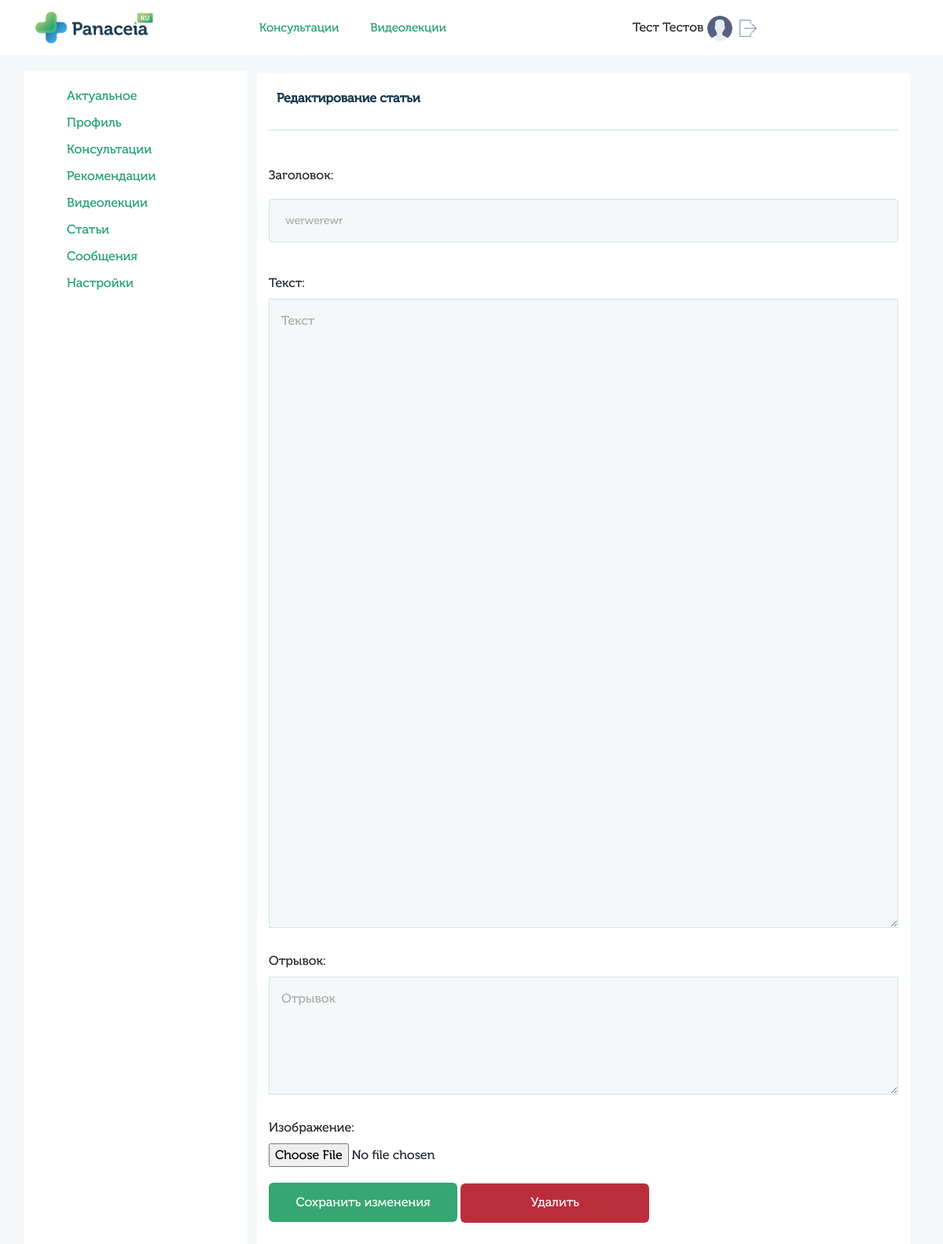
The app's page /profile/article_edit/15/ (signed in), older data.
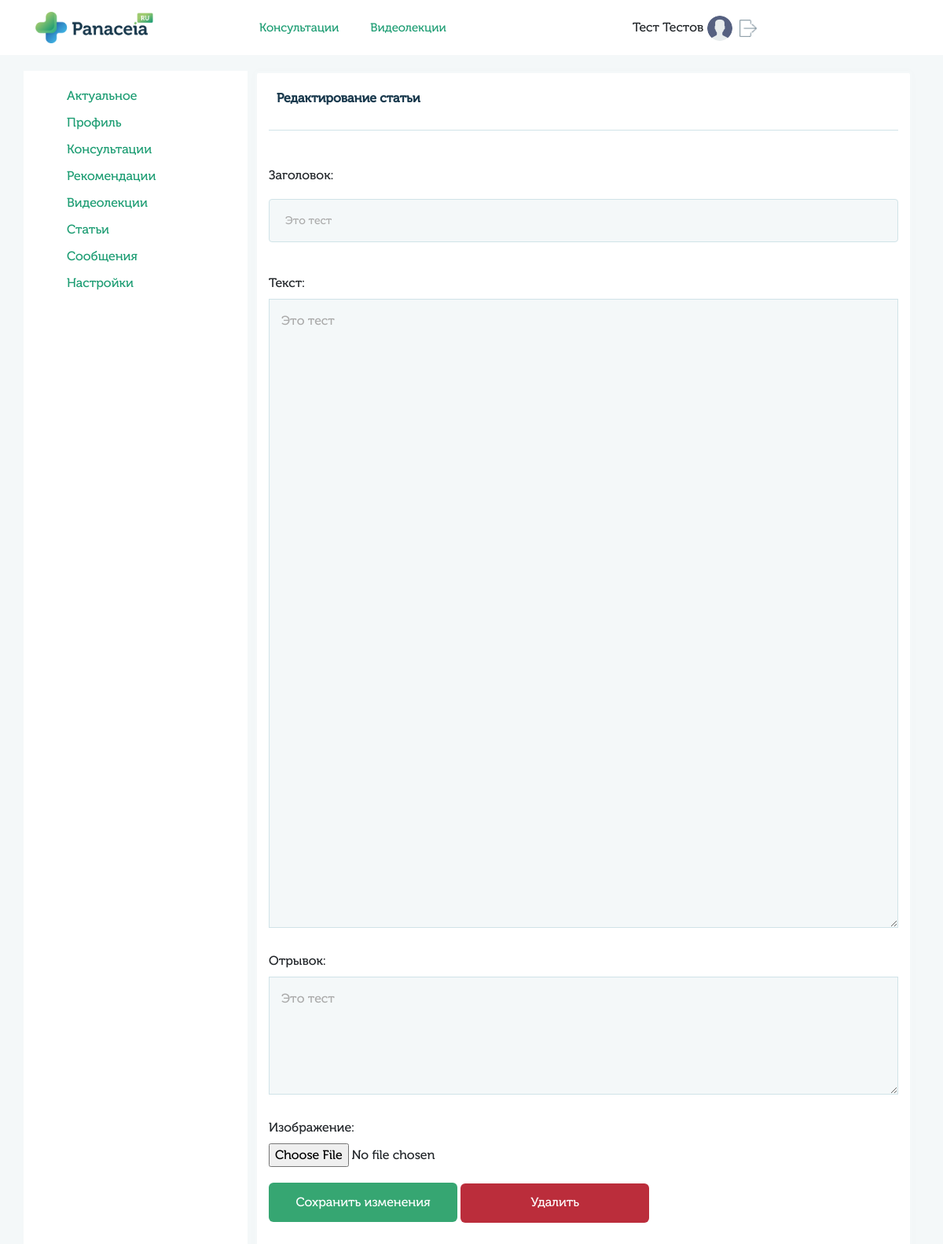
The same page, newer data.
### blog/models.py (models this page shows, shortened)
class Article(models.Model):
    title = models.CharField(blank=True, max_length=100, verbose_name='Заголовок')
    slug = models.SlugField(blank=True, max_length=100, unique=True)
    text = HTMLField(blank=True, max_length=10000, verbose_name='Текст')
    preview = models.TextField(blank=True, max_length=500, verbose_name='Отрывок')
    image = models.ImageField(blank=True, upload_to='images/blog', verbose_name='Изображение')
    date = models.DateTimeField(default=timezone.now, verbose_name='Дата')
    user = models.IntegerField(blank=True, verbose_name='Автор', default=1)
    status_list = [
        ('new', 'Новая'),
        ('review', 'Рассмотрение'),
        ('success', 'Одобрено'),
        ('reject', 'Отказ'),
        ('archive', 'Архив'),
    ]
    status = models.CharField(blank=True, null=True, max_length=11, choices=status_list, verbose_name='Статус')
    class Meta:
        verbose_name = 'Статья'
        verbose_name_plural = 'Статьи'

### blog/views.py (the view)
# urls.py: path('profile/article_edit/<slug:slug>/', blog_views.edit_article_view, name='edit_article'),
@login_required
def edit_article_view(request, slug):
    user_profile = UserMain.objects.get(user=request.user)
    article = get_object_or_404(Article, pk=slug)
    if request.POST:
        form = ArticleForm(request.POST, request.FILES, instance=article)
        if form.is_valid():
            form.save()
            return HttpResponseRedirect(reverse('save_article_success'))
    form = ArticleForm(request.POST or None, instance=article, initial={'article_id': article.id})
    data = {
        'title': 'Редактирование статьи',
        'user_profile': user_profile,
        'form': form,
    }
    return render(request, 'profile/article_edit.html', data)

### blog/forms.py
class ArticleForm(forms.ModelForm):
    title = forms.CharField(
        min_length=3,
        max_length=100,
        required=True,
        label='Заголовок',
    )
    text = forms.CharField(
        widget=forms.Textarea,
        min_length=3,
        max_length=10000,
        required=True,
        label='Текст',
    )
    preview = forms.CharField(
        widget=forms.Textarea,
        min_length=3,
        max_length=500,
        required=True,
        label='Отрывок',
    )
    image = forms.ImageField(
        required=False,
        label='Изображение'
    )
    user = forms.CharField(widget=forms.HiddenInput(), required=False)
    article_id = forms.CharField(widget=forms.HiddenInput(), required=False)
    status = forms.CharField(widget=forms.HiddenInput(), required=False)
    class Meta:
        model = Article
        fields = ['title', 'text', 'preview', 'image', 'user', 'status']

### templates/profile/article_edit.html (shortened to what this page needs)
{% extends "base_generic.html" %}
{% block content %}
{% load static %}
<div class="col-md-9 px-4">
    <div class="row">
        <div class="col-md-12 block-info">
            <div class="row">
                <div class="col-md-5">
                    <h4>Редактирование статьи</h4>
                </div>
            </div>
            <div class="line"></div>
            <div class="row">
                <form action="" class="edit-article-form article-form" method="POST" enctype="multipart/form-data">
                    {{ form }}
                    <div class="btn-wrap">
                        <button type="submit" name="button">Сохранить изменения</button>
                        <a href="{% url 'remove_article' slug=form.article_id.value %}" class="btn btn-remove">Удалить</a>
                    </div>
                </form>
            </div>
        </div>
    </div>
</div>
{% endblock %}

Row changes from the older to the newer data that the page shows:
changed Article: title "werwerewr" → "Это тест"; text "Текст" → "Это тест"; preview "Отрывок" → "Это тест"
